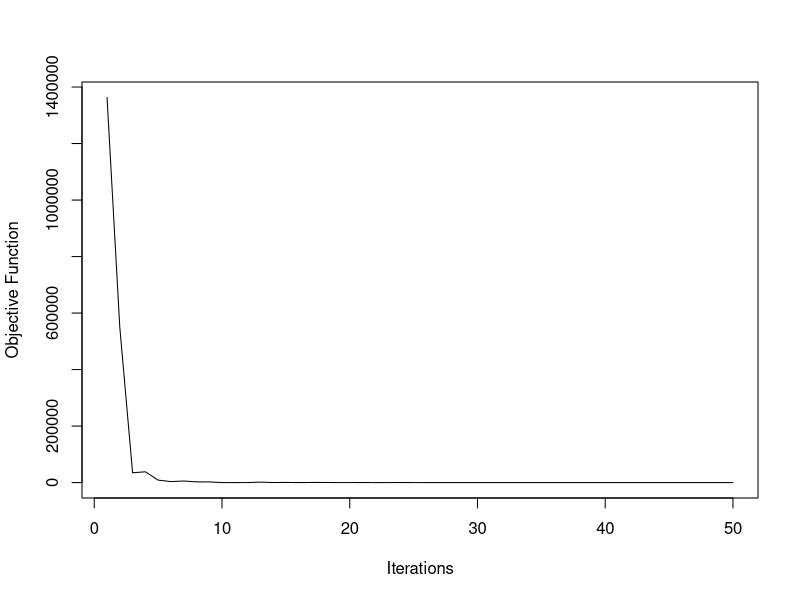

Here is the R script that generated this plot:
objFun <- function(x) {
  return (x^2 + 9 * x + 8)
}

genFun <- function(t) {
  return (rnorm(1, sd = abs(t)))
}

accptFun <- function(delE, t) {
  return(1/(1+exp(delE/t)))
}

x <- rnorm(1, sd = 1000)
t <- 10000
E <- objFun(x)
iter <- 1
Error <- c(E)
delE <- 1000

while(abs(delE) > 0.01){
  delx <- genFun(t)
  newX <- x + delx
  newE <- objFun(newX)
  
  rand <- runif(1, min = 0, max = 1)
  acpt <- accptFun(newE - E, t)
  #cat("Rand: ", rand, ", Acpt: ", acpt, "\n")
  
  if(rand <= acpt) {
    delE <- newE - E
    
    cat("Iteration: ", iter, "Temp: ", t, "\n")
    cat("X: ", x, "Del X: ", delx, ", New X: ", newX, "\n")
    cat("E: ", E, "Del E: ", delE, ", New E: ", newE, "\n")
    cat("\n\n")
    
    E <- newE
    x <- newX
    t <- t * 0.8
    iter <- iter + 1
    Error[iter] = E
    #cat("Update!!!")
  }
}

plot(1:iter, Error, xlab = "Iterations", ylab = "Objective Function", type = "l")
